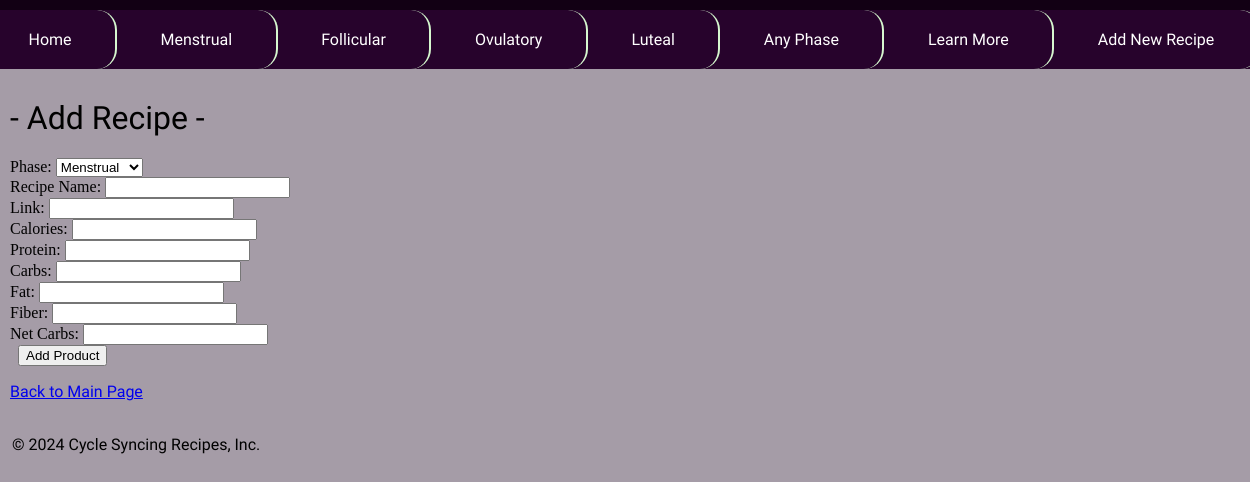
/add_new_recipe.php, run on the app's committed database.
### tables this page shows
CREATE TABLE `phases` (
  `phaseID` int(11) NOT NULL,
  `phase_name` text NOT NULL
);

### model/get_phase.php (called while the page is built, shortened)
<?php
class PhaseDB {
    public function getPhases() {
        $db = Database::getDB();
        $query = 'SELECT * FROM phases
                  ORDER BY phaseID';
        $result = $db->query($query);
        $phases = array();
        foreach ($result as $row) {
            $phase = new Phase();
            $phase->setID($row['phaseID']);
            $phase->setName($row['phase_name']);
            $phases[] = $phase;
        }
        return $phases;
    }
    public function getPhase($phase_id) {
        $db = Database::getDB();
        $query = "SELECT * FROM phases
                  WHERE phaseID = '$phase_id'";
        try {
            $statement = $db->query($query);
            $row = $statement->fetch();
            $phase = new Phase();
            $phase->setID($row['phaseID']);
            $phase->setName($row['phase_name']);
            return $phase;
        } catch (Exception $e) {
            echo 'Error: ' . $e->getMessage();
            return null;
        }
    }
}
?>

### setup.php (called while the page is built, shortened)
<?php
require_once('model/phase.php');
require_once('model/get_phase.php');
$phaseDB = new PhaseDB();
$phase_id = filter_input(INPUT_GET, 'phase_id', FILTER_VALIDATE_INT);
if ($phase_id === null || $phase_id === false) {
    $phase_id = 1;
}
$current_phase = $phaseDB->getPhase($phase_id);
$phases = $phaseDB->getPhases();
?>

### model/phase.php (called while the page is built)
<?php
class Phase {
    private $id;
    private $name;
    public function __construct() {
        $this->id = 0;
        $this->name = '';
    }
    public function getID() {
        return $this->id;
    }
    public function setID($value) {
        $this->id = $value;
    }
    public function getName() {
        return $this->name;
    }
    public function setName($value) {
        $this->name = $value;
    }
}
?>

### add_new_recipe.php (the view, shortened to what this page needs)
<?php include 'view/header.php'; ?>
<?php include 'view/navbar.php'; ?>
<body class = "inside">
    <main>
        <h1> - Add Recipe -</h1>
        <form action="setup.php" method="post">
            <label>Phase:</label>
            <select name="phaseID">
            <?php foreach ($phases as $phase) : ?>
                <option value="<?php echo $phase->getID(); ?>">
                    <?php echo $phase->getName(); ?>
                </option>
            <?php endforeach; ?>
            </select><br>
            <label>Recipe Name:</label>
            <input type="text" name="recipe_name"><br>
            <label>Link:</label>
            <input type="text" name="recipe_link"><br>
            <label>Calories:</label>
            <input type="text" name="calories"><br>
            <label>Protein:</label>
            <input type="text" name="protein"><br>
            <label>Carbs:</label>
            <input type="text" name="carbs"><br>
            <label>Fat:</label>
            <input type="text" name="fat"><br>
            <label>Fiber:</label>
            <input type="text" name="fiber"><br>
            <label>Net Carbs:</label>
            <input type="text" name="net_carbs"><br>
            <label>&nbsp;</label>
            <input type="submit" value="Add Product"><br>
        </form>
        <p><a href="index.php">Back to Main Page</a></p>
    </main>
    <footer>
        <p>&copy; <?php echo date("Y"); ?> Cycle Syncing Recipes, Inc.</p>
    </footer>
</body>
</html>

### view/navbar.php
<?php include 'setup.php'; ?>
<nav class = "navbar">
    <ul class = "navbar">
        <li><a class = "navbar" href="/GitHub/Cycle-Syncing-Recipes/index.php">Home</a></li>
        <li class = "navbar" >
            <?php foreach ($phases as $phase) : ?>
            <li><a class = "navbar" href="recipe_list.php?phase_id=<?php echo $phase->getID(); ?>">
                    <?php echo $phase->getName(); ?>
                </a>
            </li>
            <?php endforeach; ?>
        </li>
        <li><a class = "navbar" href="research.php">Learn More</a></li>
        <li><a class = "navbar" href="add_new_recipe.php">Add New Recipe</a></li>
    </ul>
    </nav>

### main.css (style rules this page uses)
.outside { background-color: #120014; }
html { display: flex; flex-direction: column; align-items: center; }
body:not(nav) { background-color: #a59ca7; border-color: #061802; border-radius: 10px; min-width: 80rem; max-width: 80rem; min-height: 36rem; margin: 10px; }
h1, h2, h3, h4, h5, h6, p, label { padding-left: 25px; }
h1, h2, h3 { font-family: "Rowdies", sans-serif; font-weight: lighter; }
p, li, td, pre { font-family: "Inconsolata", monospace; font-size: medium; }
nav { margin-bottom: 30px; border-radius: 20px 0px; }
ul { list-style-type: none; margin: 0; padding: 0; overflow: hidden; }
ul.navbar { background-color: #27032c; }
li.navbar { float: left; }
li a.navbar { float: left; display: block; color: white; text-align: center; padding: 20px 43.5px; text-decoration: none; border-right: 2px solid #d6f8cf; border-radius: 20px; }
footer { padding: 2px; }

### data on the page
phases: phase_name "Menstrual"
phases: phase_name "Follicular"
phases: phase_name "Ovulatory"
phases: phase_name "Luteal"
phases: phase_name "Any Phase"

### other printed values
form field phaseID "Menstrual"
